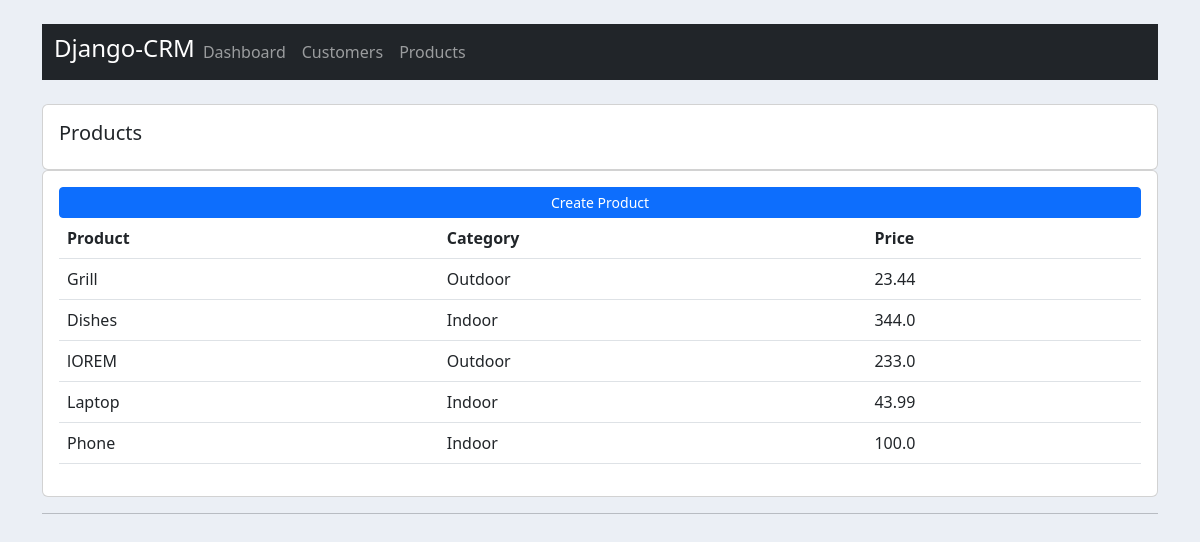
Screenshot of /products/ with the database file from the repository.
### accounts/models.py (models this page shows, shortened)
class Product(models.Model):
    CATEGORY = (
        ('Indoor','Indoor'),
        ('Outdoor','Outdoor')
    )
    name = models.CharField(max_length=200,null=True)
    price = models.FloatField(null=True)
    category = models.CharField(max_length=200,null=True,choices=CATEGORY)
    description =models.CharField(max_length=200,null=True,blank=True)
    date_created = models.DateTimeField(auto_now_add=True,null=True)
    tags = models.ManyToManyField(Tags)

### accounts/views.py (the view)
# urls.py: path('products/',product,name='products'),
def product(request):
    products = Product.objects.all()
    return render(request,'accounts/products.html',{'products':products})

### accounts/templates/accounts/products.html
{% extends 'accounts/main.html' %}
{% block content%}
<br>
<div class="row">
    <div class="col-md">
        <div class="card card-body">
            <h5>Products</h5>
        </div>
        <div class="card card-body">
          <a href="{% url 'create-product' %}" class="btn btn-primary btn-sm btn-block">Create Product</a>
          <table class="table">
            <tr>
                <th>Product</th>
                <th>Category</th>
                <th>Price</th>
            </tr>
          {% for i in products %}
          <tr>
           <td> {{i.name}}</td>
           <td> {{i.category}}</td>
           <td> {{i.price}}</td>
          </tr>
          {% endfor %}
          </table>
        </div>
    </div>
</div>
{% endblock %}

### static/css/main.css (style rules this page uses)
body { background-color: #ebeff5; }

### rows the page displays
Product: name "Grill", category "Outdoor", price "23.44"
Product: name "Dishes", category "Indoor", price "344.0"
Product: name "lOREM", category "Outdoor", price "233.0"
Product: name "Laptop", category "Indoor", price "43.99"
Product: name "Phone", category "Indoor", price "100.0"
